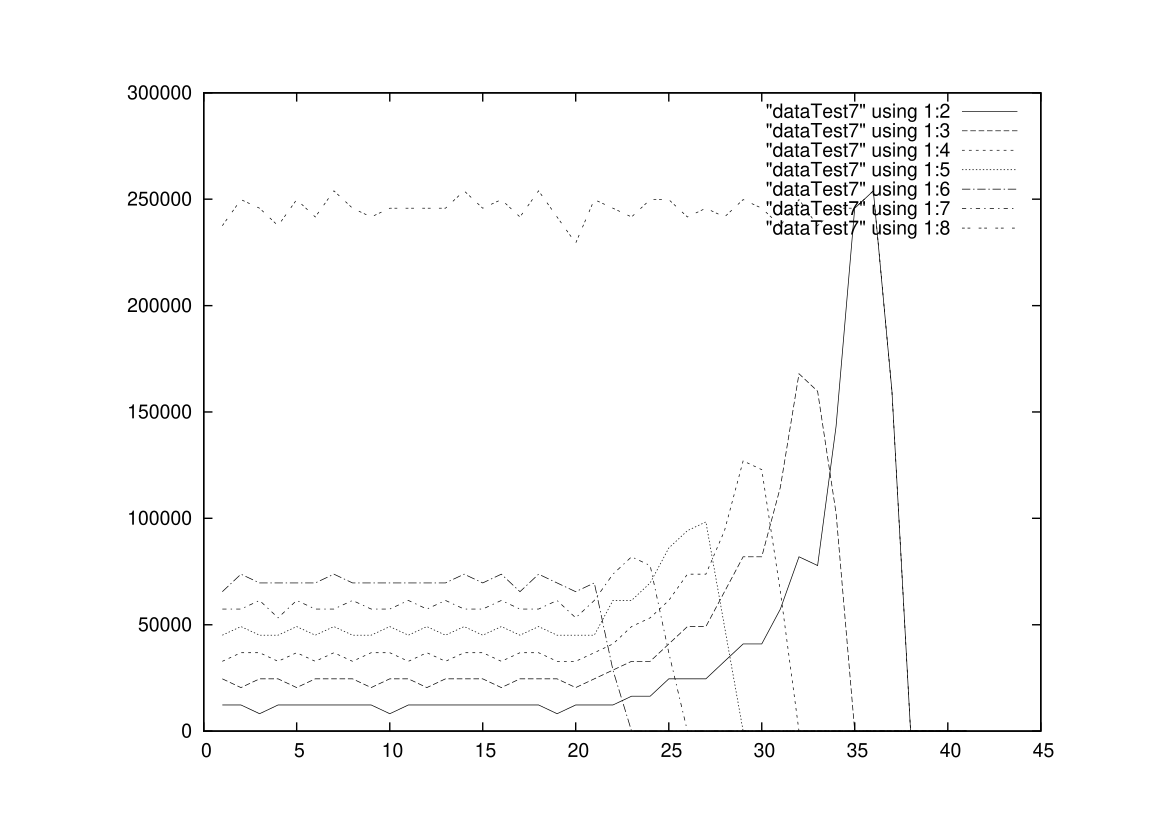

Recreate this plot in gnuplot.
set term postscript
set output "plotTest7.ps"
set yrange [0:]
plot "dataTest7" using 1:2 with lines, "dataTest7" using 1:3 with lines, "dataTest7" using 1:4 with lines, "dataTest7" using 1:5 with lines, "dataTest7" using 1:6 with lines, "dataTest7" using 1:7 with lines, "dataTest7" using 1:8 with lines
